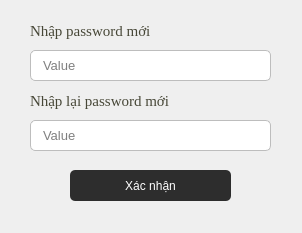
<?xml version="1.0" encoding="UTF-8"?>
<ui version="4.0">
 <class>Dialog</class>
 <widget class="QDialog" name="Dialog">
  <property name="geometry">
   <rect>
    <x>0</x>
    <y>0</y>
    <width>302</width>
    <height>233</height>
   </rect>
  </property>
  <property name="windowTitle">
   <string>Dialog</string>
  </property>
  <widget class="QLabel" name="label_7">
   <property name="geometry">
    <rect>
     <x>30</x>
     <y>20</y>
     <width>131</width>
     <height>21</height>
    </rect>
   </property>
   <property name="font">
    <font>
     <family>Times New Roman</family>
     <pointsize>11</pointsize>
    </font>
   </property>
   <property name="styleSheet">
    <string notr="true">QLabel {
    color: #474737; /* Màu đen */
}</string>
   </property>
   <property name="text">
    <string>Nhập password mới</string>
   </property>
  </widget>
  <widget class="QLineEdit" name="lineEdit_8">
   <property name="geometry">
    <rect>
     <x>30</x>
     <y>50</y>
     <width>241</width>
     <height>31</height>
    </rect>
   </property>
   <property name="styleSheet">
    <string notr="true">QLineEdit {
	border:1px solid #BDBDBD;
	border-radius:5px;
	padding-left: 10px;
	font-family: &quot;Montserrat&quot;;
    font-size: 13px;
}</string>
   </property>
   <property name="placeholderText">
    <string>Value</string>
   </property>
  </widget>
  <widget class="QLabel" name="label_5">
   <property name="geometry">
    <rect>
     <x>30</x>
     <y>90</y>
     <width>141</width>
     <height>21</height>
    </rect>
   </property>
   <property name="font">
    <font>
     <family>Times New Roman</family>
     <pointsize>11</pointsize>
    </font>
   </property>
   <property name="styleSheet">
    <string notr="true">QLabel {
    color: #474737; /* Màu đen */
}</string>
   </property>
   <property name="text">
    <string>Nhập lại password mới</string>
   </property>
  </widget>
  <widget class="QLineEdit" name="lineEdit_9">
   <property name="geometry">
    <rect>
     <x>30</x>
     <y>120</y>
     <width>241</width>
     <height>31</height>
    </rect>
   </property>
   <property name="styleSheet">
    <string notr="true">QLineEdit {
	border:1px solid #BDBDBD;
	border-radius:5px;
	padding-left: 10px;
	font-family: &quot;Montserrat&quot;;
    font-size: 13px;
}</string>
   </property>
   <property name="placeholderText">
    <string>Value</string>
   </property>
  </widget>
  <widget class="QPushButton" name="pushButton_9">
   <property name="geometry">
    <rect>
     <x>70</x>
     <y>170</y>
     <width>161</width>
     <height>31</height>
    </rect>
   </property>
   <property name="font">
    <font>
     <family>MS Shell Dlg 2</family>
     <pointsize>9</pointsize>
     <weight>50</weight>
     <italic>false</italic>
     <bold>false</bold>
    </font>
   </property>
   <property name="cursor">
    <cursorShape>PointingHandCursor</cursorShape>
   </property>
   <property name="styleSheet">
    <string notr="true">QPushButton {
	color: white				;
	border-radius: 5px;
	background-color: #2D2D2D; 
}</string>
   </property>
   <property name="text">
    <string>Xác nhận</string>
   </property>
  </widget>
 </widget>
 <resources/>
 <connections/>
</ui>
